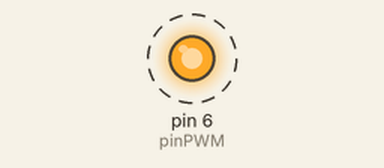
This sketch was run on a simulated Arduino Uno, built with avr-gcc and run on an emulated ATmega328P. Shown: output pins drawn as LEDs (lit = HIGH). Dashed ring = blinking.

Above: at 0.05 s.
Timing chart, 0 to 1.8 s (numbered marks = the images above):
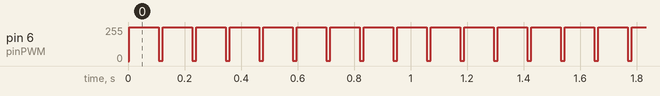

The sketch:

Ejercicio4.ino
```cpp
int pinPWM = 6;

void setup() {
  pinMode(pinPWM, OUTPUT);
}

void loop() {
  for(int i = 0; i < 255; i++) {
  analogWrite(pinPWM, i);
  delayMicroseconds(10);
  }
  delay(100);
  for (int i = 255; i > 0; i--) {
  analogWrite(pinPWM, i);
  delayMicroseconds(10);
  }
  delay(10);
}
```

Measured:
- by itself, pin 6 (pinPWM): alternates 254/255 for 0.10 s and 1/255 for 0.01 s
